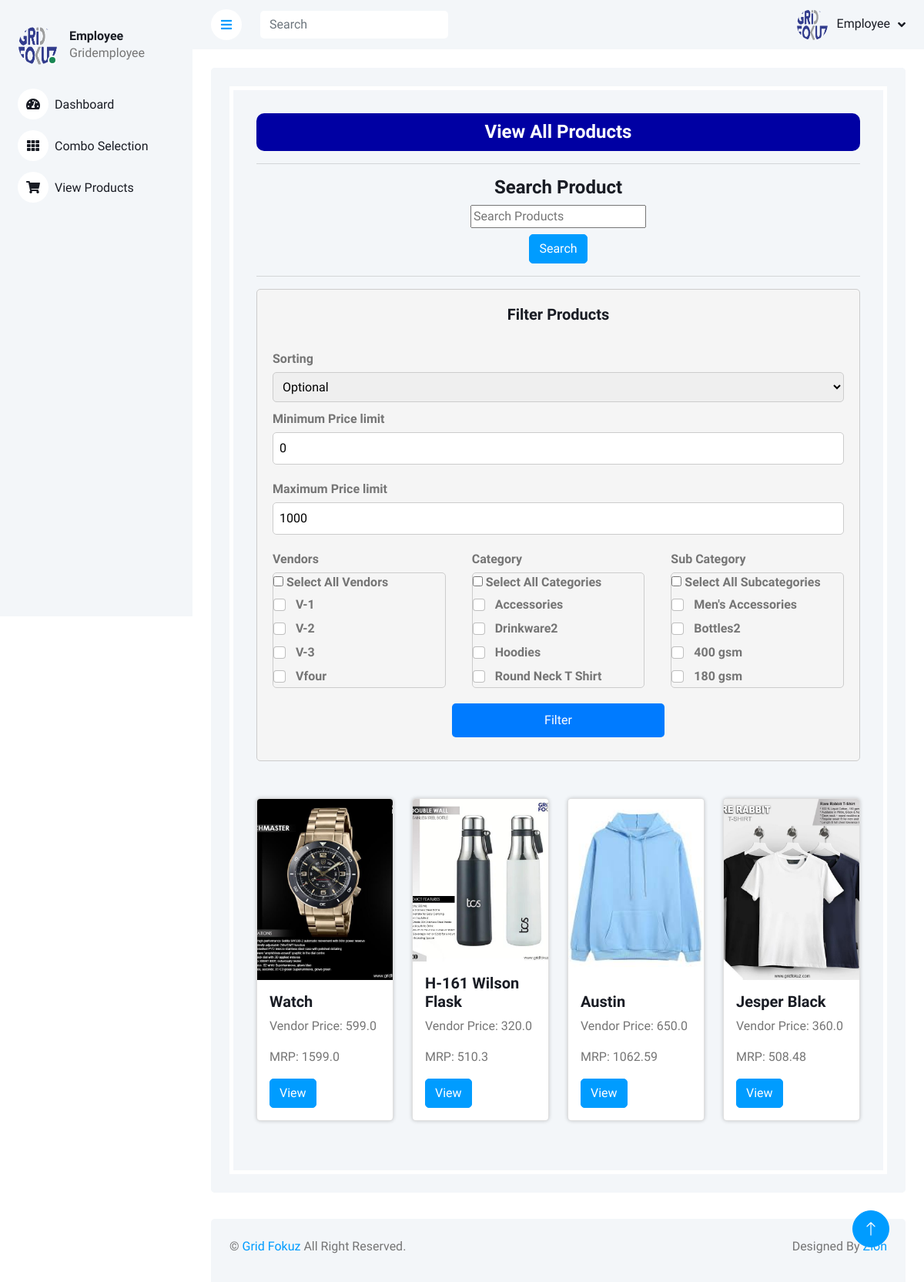
/EmployeeViewAllProducts (signed in), run on the app's committed database.
### gridfokuzapp/models.py (models this page shows, shortened)
class AddVendors(models.Model):
    vendorname = models.CharField(max_length=30)
    ventorcode = models.CharField(max_length=30, null=True)

class AddProducts(models.Model):
    SKU = models.CharField(max_length=10, null=True)
    Vendor = models.ForeignKey(AddVendors ,on_delete=models.SET_NULL, null=True)
    Category = models.CharField(max_length=50, null=True)
    Sub_category = models.CharField(max_length=50, null=True)
    Product_Name = models.CharField(max_length=50, null=True)
    MRP = models.IntegerField(null=True)
    Vendor_Price = models.FloatField(null=True)
    Total_GF_price = models.FloatField(null=True)
    final_price = models.FloatField(null=True)
    product_image = models.ImageField(upload_to="product_images", null=True)
    discription = models.CharField(max_length=250, null=True)
    temp_discription = models.CharField(max_length=250, null=True)
    branding_category = models.CharField(max_length=50, null=True)
    profit_percentage = models.FloatField(default=0,null=True)
    branding_cost = models.FloatField(default=0, null=True)
    transportation_cost = models.FloatField(default=0, null=True)
    tax = models.FloatField(null=True)
    profit_type = models.CharField(max_length=30, null=True)
    usrinput = models.CharField(max_length=250, null=True)

### gridfokuzapp/views.py (the view)
# urls.py: path("EmployeeViewAllProducts", views.EmployeeViewAllProducts, name="EmployeeViewAllProducts"),
def EmployeeViewAllProducts(request):
    if not request.user.is_authenticated:
        return redirect('Usrlogin')
    name = request.user
    product = AddProducts.objects.all().order_by('Category')
    category = Category.objects.all().order_by("category_name")
    sub_category = SubCategory.objects.all().order_by("subcategory_name")
    vendors = AddVendors.objects.all().order_by('ventorcode')
    price = [p.Total_GF_price for p in product]
    limit = max(price)
    return render(request, "Employee/EmployeeViewAllProducts.html", {"name":name,
                                         "product":product,
                                         "category":category,
                                         "sub_category":sub_category,
                                         "vendors":vendors,
                                         "limit":limit})

### templates/Employee/EmployeeViewAllProducts.html (shortened to what this page needs)
<!DOCTYPE html>
{% load static %}
<html lang="en">
<head>
    <link href="https://cdnjs.cloudflare.com/ajax/libs/font-awesome/5.10.0/css/all.min.css" rel="stylesheet">
    <link href="https://cdn.jsdelivr.net/npm/bootstrap-icons@1.4.1/font/bootstrap-icons.css" rel="stylesheet">
    <link href="{% static 'lib/owlcarousel/assets/owl.carousel.min.css' %}" rel="stylesheet">
    <link href="{% static 'lib/tempusdominus/css/tempusdominus-bootstrap-4.min.css' %}" rel="stylesheet" />
    <link href="{% static 'css/bootstrap.min.css' %}" rel="stylesheet">
    <link href="{% static 'css/style.css' %}" rel="stylesheet">
</head>
<body>
    <div class="container-xxl position-relative bg-white d-flex p-0">
            <div class="sidebar pe-4 pb-3">
                <nav class="navbar bg-light navbar-light">
                    <div class="d-flex align-items-center ms-4 mb-4">
                        <div class="position-relative">
                            <img class="rounded-circle" src="{% static 'img/logo3.png' %}" alt="" style="width: 50px; height: 50px;">
                            <div class="bg-success rounded-circle border border-2 border-white position-absolute end-0 bottom-0 p-1"></div>
                        </div>
                        <div class="ms-3">
                            <h6 class="mb-0">Employee</h6>
                            <span>{{name}}</span>
                        </div>
                    </div>
                    <div class="navbar-nav w-100">
                        <a href="EmployeeHome" class="nav-item nav-link"><i class="fa fa-tachometer-alt me-2"></i>Dashboard</a>
                        <a href="/Employee_Combo" class="nav-item nav-link"><i class="fa fa-th me-2"></i>Combo Selection</a>
                        <a href="/EmployeeViewAllProducts" class="nav-item nav-link"><i class="fa fa-shopping-cart me-2"></i>View Products</a>
                    </div>
                </nav>
            </div>
            <div class="content">
                <nav class="navbar navbar-expand bg-light navbar-light sticky-top px-4 py-0">
                    <a href="" class="sidebar-toggler flex-shrink-0">
                        <i class="fa fa-bars"></i>
                    </a>
                    <form class="d-none d-md-flex ms-4" action="{% url 'EmployeeViewAll_product_list' %}" method="GET">
                        <input class="form-control border-0" name="search" type="search" placeholder="Search">
                    </form>
                    <div class="navbar-nav align-items-center ms-auto">
                        <div class="nav-item dropdown">
                            <a href="" class="nav-link dropdown-toggle" data-bs-toggle="dropdown">
                                <img class="rounded-circle me-lg-2" src="{% static 'img/logo3.png' %}" alt="" style="width: 40px; height: 40px;">
                                <span class="d-none d-lg-inline-flex">Employee</span>
                            </a>
                        </div>
                    </div>
                </nav>
            <div class="container-fluid pt-4 px-4">
                <div class="row vh-300 bg-light rounded align-items-center justify-content-center mx-0">
                    <div class="bg-light rounded h-100 p-4">
                        <div style="border:5px solid rgb(255, 255, 255); padding:30px;">
                            <div>
                                <h4 style="text-align: center; background-color: rgb(0, 0, 163); color:white; padding:10px; border-radius: 10px;">View All Products</h4>
                            </div>
                            <hr>
                            <h4 style="text-align:center;">Search Product</h4>
                            <div class="d-flex flex-column align-items-center searchform">
                                <form action="{% url 'EmployeeViewAll_product_list' %}" method="GET">
                                  <div class="d-flex flex-column align-items-center">
                                    <input type="text" name="search" placeholder="Search Products">
                                  </div>
                                  <div class="d-flex justify-content-center mt-2">
                                    <button type="submit" class="btn btn-primary">Search</button>
                                  </div>
                                </form>
                            </div>
                            <hr>
                            <div class="filter-form">
                                <h5>Filter Products</h5>
                                <form action="EmployeeViewAllProduct_sort_products" method="post">
                                    <br><label>Sorting</label>
                                    <select name="sorting">
                                        <option value="null">Optional</option>
                                    </select><br>
                                    <div class="row">
                                        <div class="column">
                                            <label>Minimum Price limit</label>
                                            <input type="number" name="min_limit" placeholder="Enter your minimum limit" value="0"  step="0.01" required>
                                        </div>
                                    </div>
                                    <div class="row">
                                        <div class="column">
                                            <label>Maximum Price limit</label>
                                            <input type="number" name="limit" placeholder="Enter your maximum limit" value="1000"  step="0.01" required>
                                        </div>
                                    </div>
                                    <div class="row">
                                        <div class="column">
                                            <label>Vendors</label><br>
                                            <div class="scrollable-list">
                                                <div class="select-all">
                                                    <input type="checkbox" id="select-all-vendor" onchange="selectAllItems('vendor')"> Select All Vendors
                                                </div>
                                                {% for vendor in vendors %}
                                                <div class="form-check">
                                                    <input class="form-check-input" type="checkbox" name="vendor" value="{{ vendor.vendorname }}">
                                                    <label class="form-check-label">{{ vendor.ventorcode }}</label>
                                                </div>
                                                {% endfor %}
                                            </div>
                                        </div>
                                        <div class="column">
                                            <label>Category</label><br>
                                            <div class="scrollable-list">
                                                <div class="select-all">
                                                    <input type="checkbox" id="select-all-category" onchange="selectAllItems('category')"> Select All Categories
                                                </div>
                                                {% for i in product %}
                                                <div class="form-check">
                                                    <input class="form-check-input" type="checkbox" name="category" value="{{ i.Category }}">
                                                    <label class="form-check-label">{{ i.Category }}</label>
                                                </div>
                                                {% endfor %}
                                            </div>
                                        </div>
                                        <div class="column">
                                            <label>Sub Category</label><br>
                                            <div class="scrollable-list">
                                                <div class="select-all">
                                                    <input type="checkbox" id="select-all-subcategory" onchange="selectAllSubcategories()"> Select All Subcategories
                                                </div>
                                                {% for i in product %}
                                                <div class="form-check">
                                                    <input class="form-check-input" type="checkbox" name="sub_category" value="{{ i.Sub_category }}">
                                                    <label class="form-check-label">{{ i.Sub_category }}</label>
                                                </div>
                                                {% endfor %}
                                            </div>
                                        </div>
                                    </div>
                                    <div class="container">
                                        <div class="row justify-content-center">
                                            <div class="col-12 col-md-5">
                                                <input type="submit" value="Filter" class="btn btn-primary btn-block">
                                            </div>
                                        </div>
                                    </div>
                                </form>
                            </div>
                            <br>
                            <br>
                            <div class="col-12">
                                <div class="row justify-content-between">
                                    {% for i in product %}
                                        <div class="col-sm-6 col-md-4 col-lg-3 mb-4">
                                            <div class="card product-card h-100">
                                                <img src="{{i.product_image.url}}" class="card-img-top product-image" alt="...">
                                                <div class="card-body">
                                                    <h5 class="card-title">{{i.Product_Name}}</h5>
                                                    <p>Vendor Price: {{i.Vendor_Price}}</p>
                                                    <p>MRP: {{i.Total_GF_price}}</p>
                                                    <a href="{% url 'Employee_product_detail' i.id %}" class="btn btn-primary">View</a>
                                                </div>
                                            </div>
                                        </div>
                                    {% endfor %}
                                </div>
                            </div>
                        </div>
                    </div>
                </div>
            </div>
            <div class="container-fluid pt-4 px-4">
                <div class="bg-light rounded-top p-4">
                    <div class="row">
                        <div class="col-12 col-sm-6 text-center text-sm-start">
                            &copy; <a href="">Grid Fokuz</a> All Right Reserved.
                        </div>
                        <div class="col-12 col-sm-6 text-center text-sm-end">
                            Designed By <a href="">Zion</a>
                        </div>
                    </div>
                </div>
            </div>
        </div>
        <a href="" class="btn btn-lg btn-primary btn-lg-square back-to-top"><i class="bi bi-arrow-up"></i></a>
    </div>
</body>
</html>

### data on the page
AddVendors: ventorcode "V-1"
AddVendors: ventorcode "V-2"
AddVendors: ventorcode "V-3"
AddVendors: ventorcode "Vfour"
AddProducts: Category "Accessories", Sub_category "Men's Accessories", product_image (picture), Product_Name "Watch", Vendor_Price "599.0", Total_GF_price "1599.0"
AddProducts: Category "Drinkware2", Sub_category "Bottles2", product_image (picture), Product_Name "H-161 Wilson Flask", Vendor_Price "320.0", Total_GF_price "510.3"
AddProducts: Category "Hoodies", Sub_category "400 gsm", product_image (picture), Product_Name "Austin", Vendor_Price "650.0", Total_GF_price "1062.59"
AddProducts: Category "Round Neck T Shirt", Sub_category "180 gsm", product_image (picture), Product_Name "Jesper Black", Vendor_Price "360.0", Total_GF_price "508.48"

### other printed values
{{ name }} "Gridemployee"
